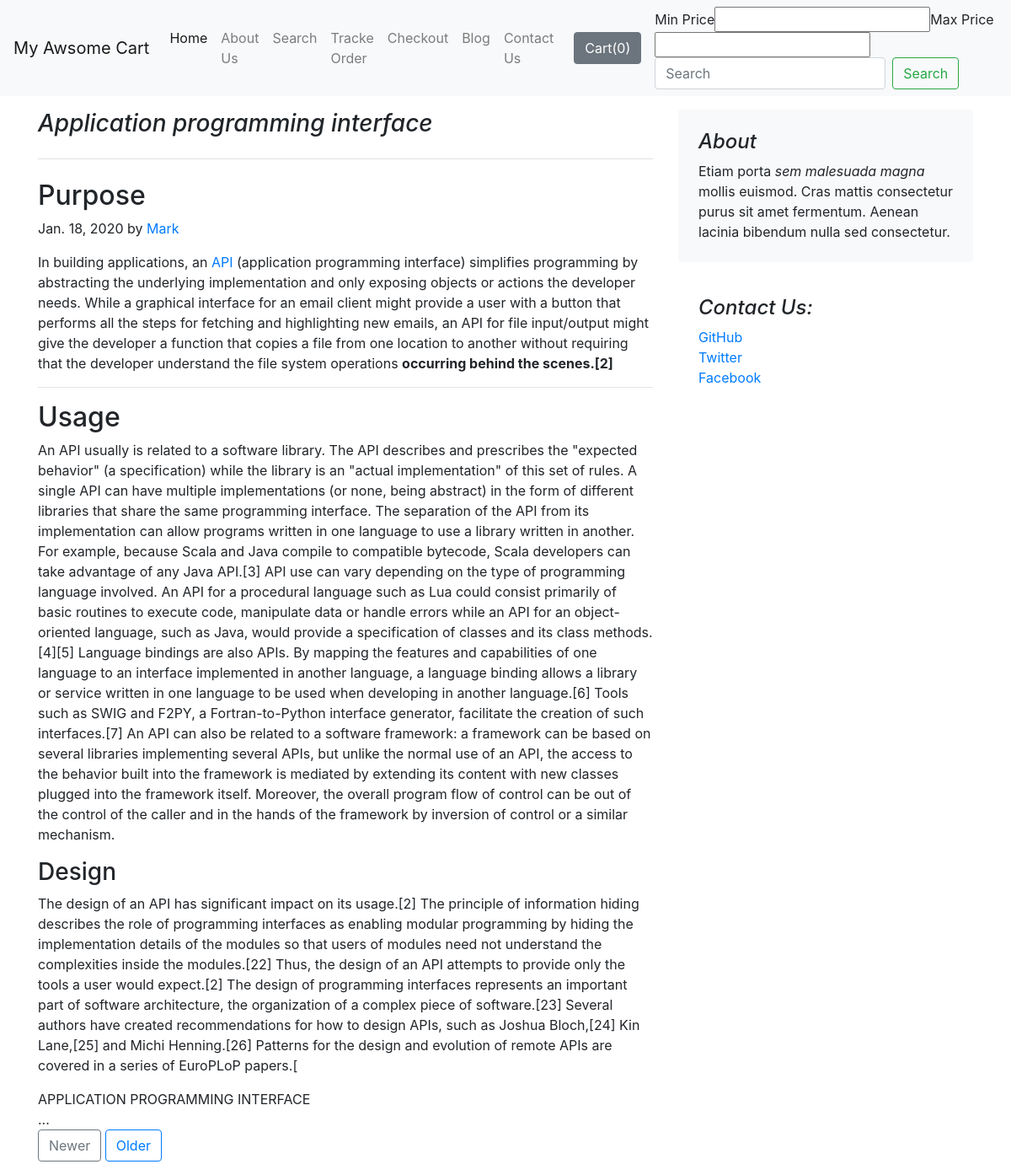
The page /blog/blogpost/3?page=3 on the database its author committed.
### blog/models.py (models this page shows, shortened)
class Blog(models.Model):
	post_id = models.AutoField(primary_key=True)
	title = models.CharField(max_length=200,default="")
	head0 = models.CharField(max_length=200,default="")
	cnthead0 = RichTextField()
	head1 = models.CharField(max_length=200,default="")
	cnthead1 = RichTextUploadingField()
	head2 = models.CharField(max_length=200,default="")
	cnthead2 = RichTextUploadingField(config_name='special')
	pub_date = models.DateField()
	thumbnail = models.ImageField(upload_to='blog/images',default='')

### blog/views.py (the view)
# urls.py: path('blogpost/<int:id>',views.blogpost,name='blogPost')
def blogpost(request,id):
	post = Blog.objects.filter(post_id=id)[0]
	allpost = Blog.objects.reverse()
	paginator = Paginator(allpost,1)
	page_number = request.GET.get('page')
	page_obj = paginator.get_page(page_number)
	print(page_obj)
	params  = {'post':post,'page_obj':page_obj}
	return render(request,'blog/blogpost.html',params)

### blog/templates/blog/blogpost.html (shortened to what this page needs)
{% extends "shop/base.html" %}
{% block body %}
<main role="main" class="container my-3">
  <div class="row">
    <div class="col-md-8 blog-main">
      <h3 class="pb-4 mb-4 font-italic border-bottom">
        {{post.title}}
      </h3>
      <div class="blog-post">
        <h2 class="blog-post-title">{{post.head0}}</h2>
        <p class="blog-post-meta">{{post.pub_date}} by <a href="#">Mark</a></p>
        <p>{{post.cnthead0|safe|escape}}</p>
        <hr>
        <h2>{{post.head1}}</h2>
        <p>{{post.cnthead1|safe|escape}}</p>
        <h3>{{post.head2}}</h3>
        <p>{{post.cnthead2|safe|escape}}</p>
      </div>
      {% for contact in page_obj %}
    {{ contact.title|upper }}<br>...
      <nav class="blog-pagination">
      	{% if not page_obj.has_previous %}
      		<a class="btn btn-outline-secondary disabled" href="#" tabindex="-1" aria-disabled="true">Newer</a>
      	{% else %}
      		<a class="btn btn-outline-secondary" href="{{page_obj.previous_page_number}}?page={{page_obj.previous_page_number}}" tabindex="-1" aria-disabled="true">Newer</a>
      	{% endif %}
      	{% if not page_obj.has_next %}
      		<a class="btn btn-outline-primary" href="#">Older</a>
      	{% else %}
      		<a class="btn btn-outline-primary" href="{{page_obj.next_page_number}}?page={{page_obj.next_page_number}}">Older</a>
      	{% endif %}
      </nav>
{% endfor %}
    </div>
    <aside class="col-md-4 blog-sidebar">
      <div class="p-4 mb-3 bg-light rounded">
        <h4 class="font-italic">About</h4>
        <p class="mb-0">Etiam porta <em>sem malesuada magna</em> mollis euismod. Cras mattis consectetur purus sit amet fermentum. Aenean lacinia bibendum nulla sed consectetur.</p>
      </div>
      <div class="p-4">
        <h4 class="font-italic">Contact Us:</h4>
        <ol class="list-unstyled">
          <li><a href="#">GitHub</a></li>
          <li><a href="#">Twitter</a></li>
          <li><a href="#">Facebook</a></li>
        </ol>
      </div>
    </aside>
  </div>
</main>
{% endblock body %}

### rows shown on the page
Blog: title "Application programming interface", head0 "Purpose", pub_date "Jan. 18, 2020", cnthead0 "In building applications, an API (application programming interface) simplifies programming by abstracting the underlying implementation and only exposing objects or actions the developer needs. While a graphical interface for an email client might provide a user with a button that performs all the steps for fetching and highlighting new emails, an API for file input/output might give the developer a function that copies a file from one location to another without requiring that the developer understand the file system operations occurring behind the scenes.[2]", head1 "Usage", cnthead1 "An API usually is related to a software library. The API describes and prescribes the \"expected behavior\" (a specification) while the library is an \"actual implementation\" of this set of rules. A single API can have multiple implementations (or none, being abstract) in the form of different libraries that share the same programming interface. The separation of the API from its implementation can allow programs written in one language to use a library written in another. For example, because Scala and Java compile to compatible bytecode, Scala developers can take advantage of any Java API.[3] API use can vary depending on the type of programming language involved. An API for a procedural…", head2 "Design", cnthead2 "The design of an API has significant impact on its usage.[2] The principle of information hiding describes the role of programming interfaces as enabling modular programming by hiding the implementation details of the modules so that users of modules need not understand the complexities inside the modules.[22] Thus, the design of an API attempts to provide only the tools a user would expect.[2] The design of programming interfaces represents an important part of software architecture, the organization of a complex piece of software.[23] Several authors have created recommendations for how to design APIs, such as Joshua Bloch,[24] Kin Lane,[25] and Michi Henning.[26] Patterns for the design…", title "APPLICATION PROGRAMMING INTERFACE"
